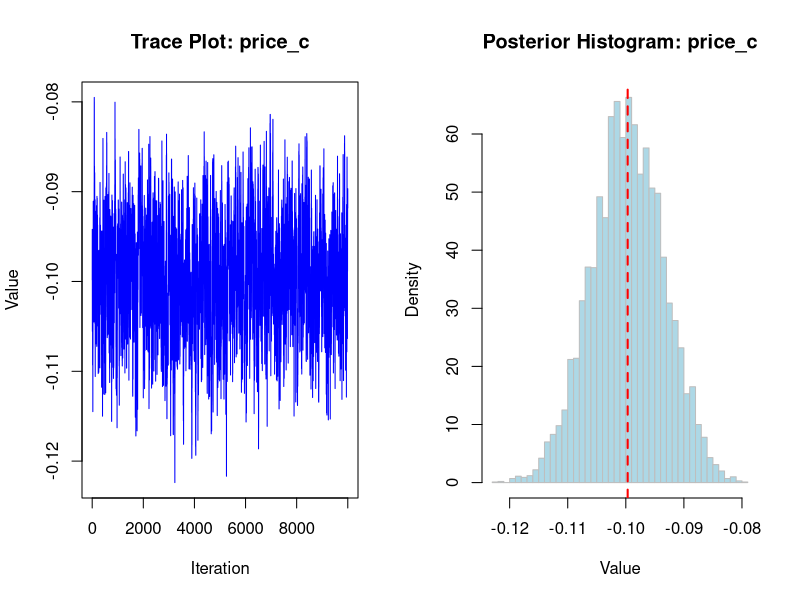

Reproduce this figure in R.
## ---- chunk 1
# set seed for reproducibility
set.seed(123)

# define attributes
brand <- c("N", "P", "H") # Netflix, Prime, Hulu
ad <- c("Yes", "No")
price <- seq(8, 32, by=4)

# generate all possible profiles
profiles <- expand.grid(
    brand = brand,
    ad = ad,
    price = price
)
m <- nrow(profiles)

# assign part-worth utilities (true parameters)
b_util <- c(N = 1.0, P = 0.5, H = 0)
a_util <- c(Yes = -0.8, No = 0.0)
p_util <- function(p) -0.1 * p

# number of respondents, choice tasks, and alternatives per task
n_peeps <- 100
n_tasks <- 10
n_alts <- 3

# function to simulate one respondent’s data
sim_one <- function(id) {
  
    datlist <- list()
    
    # loop over choice tasks
    for (t in 1:n_tasks) {
        
        # randomly sample 3 alts (better practice would be to use a design)
        dat <- cbind(resp=id, task=t, profiles[sample(m, size=n_alts), ])
        
        # compute deterministic portion of utility
        dat$v <- b_util[dat$brand] + a_util[dat$ad] + p_util(dat$price) |> round(10)
        
        # add Gumbel noise (Type I extreme value)
        dat$e <- -log(-log(runif(n_alts)))
        dat$u <- dat$v + dat$e
        
        # identify chosen alternative
        dat$choice <- as.integer(dat$u == max(dat$u))
        
        # store task
        datlist[[t]] <- dat
    }
    
    # combine all tasks for one respondent
    do.call(rbind, datlist)
}

# simulate data for all respondents
conjoint_data <- do.call(rbind, lapply(1:n_peeps, sim_one))

# remove values unobservable to the researcher
conjoint_data <- conjoint_data[ , c("resp", "task", "brand", "ad", "price", "choice")]

# clean up
rm(list=setdiff(ls(), "conjoint_data"))
## ---- chunk 2
# load necessary library
library(dplyr)
## ---- chunk 3
# Step 1: Create dummy variables for brand and ad
conjoint_prep <- conjoint_data %>%
  mutate(
    brand_N = ifelse(brand == "N", 1, 0),
    brand_P = ifelse(brand == "P", 1, 0),
    ad_yes  = ifelse(ad == "Yes", 1, 0)
  )
# Step 2: Create a unique observation ID per alternative
conjoint_prep <- conjoint_prep %>%
  arrange(resp, task) %>%
  mutate(obs_id = row_number())
# Step 3: Optional - center the price (mean = 0)
conjoint_prep <- conjoint_prep %>%
  mutate(price_c = scale(price, center = TRUE, scale = FALSE))
# Step 4: Final selection of columns for MNL model
mnl_data <- conjoint_prep %>%
  select(resp, task, obs_id, choice, brand_N, brand_P, ad_yes, price_c)
# preview the data
head(mnl_data, 10)
## ---- chunk 4
log_likelihood <- function(beta, X, y, task_id) {
  # Compute utility and exponentiate
  utilities <- X %*% beta
  exp_utilities <- exp(utilities)
  
  # Create a data frame to organize by task
  df <- data.frame(
    task_id = task_id,
    exp_util = as.vector(exp_utilities),
    y = y
  )
  
  # Compute choice probabilities by normalizing within tasks
  df <- df %>%
    group_by(task_id) %>%
    mutate(prob = exp_util / sum(exp_util)) %>%
    ungroup()
  
  # Return total log-likelihood (sum of log(prob) for chosen alternatives)
  log_lik <- sum(log(df$prob[df$y == 1]))
  
  return(-log_lik)  # Negative for use with optim()
}
## ---- chunk 5
# Step 1: Prepare inputs
X <- as.matrix(mnl_data[, c("brand_N", "brand_P", "ad_yes", "price_c")])
y <- mnl_data$choice
task_id <- interaction(mnl_data$resp, mnl_data$task)

# Step 2: Log-likelihood function (already defined)
log_likelihood <- function(beta, X, y, task_id) {
  utilities <- X %*% beta
  exp_utilities <- exp(utilities)
  
  df <- data.frame(task_id = task_id,
                   exp_util = as.vector(exp_utilities),
                   y = y)
  
  df <- df %>%
    group_by(task_id) %>%
    mutate(prob = exp_util / sum(exp_util)) %>%
    ungroup()
  
  log_lik <- sum(log(df$prob[df$y == 1]))
  return(-log_lik)  # Negative for minimizer
}

# Step 3: Call optim()
start_vals <- rep(0, ncol(X))
fit <- optim(par = start_vals,
             fn = log_likelihood,
             X = X,
             y = y,
             task_id = task_id,
             hessian = TRUE,
             method = "BFGS")

# Step 4: Extract MLEs and standard errors
beta_hat <- fit$par
hessian <- fit$hessian
var_cov_matrix <- solve(hessian)
se_beta <- sqrt(diag(var_cov_matrix))

# Step 5: Compute 95% Confidence Intervals
z <- qnorm(0.975)
ci_lower <- beta_hat - z * se_beta
ci_upper <- beta_hat + z * se_beta

# Step 6: Build and display summary table
param_names <- colnames(X)
results_table <- data.frame(
  Estimate = beta_hat,
  Std_Error = se_beta,
  CI_Lower = ci_lower,
  CI_Upper = ci_upper,
  row.names = param_names
)

print(round(results_table, 4))

## ---- chunk 6
# Define log prior function
log_prior <- function(beta) {
  # Normal priors: N(0, 5) for binary vars, N(0, 1) for price
  dnorm(beta[1], mean=0, sd=sqrt(5), log=TRUE) +
  dnorm(beta[2], mean=0, sd=sqrt(5), log=TRUE) +
  dnorm(beta[3], mean=0, sd=sqrt(5), log=TRUE) +
  dnorm(beta[4], mean=0, sd=1, log=TRUE)
}

# Define log posterior (log-likelihood + log-prior)
log_posterior <- function(beta, X, y, task_id) {
  -log_likelihood(beta, X, y, task_id) + log_prior(beta)
}

# MCMC settings
n_iter <- 11000
burn_in <- 1000
n_params <- 4

# Initialize storage
samples <- matrix(NA, nrow=n_iter, ncol=n_params)
colnames(samples) <- c("brand_N", "brand_P", "ad_yes", "price_c")
current_beta <- rep(0, n_params)

# Proposal standard deviations
proposal_sd <- c(0.05, 0.05, 0.05, 0.005)

# Current log-posterior
current_log_post <- log_posterior(current_beta, X, y, task_id)

# Metropolis-Hastings loop
set.seed(123)
for (i in 1:n_iter) {
  
  # Propose new beta from N(current, diag(sigma²))
  proposed_beta <- current_beta + rnorm(n_params, mean=0, sd=proposal_sd)
  proposed_log_post <- log_posterior(proposed_beta, X, y, task_id)
  
  # Acceptance probability
  accept_prob <- exp(proposed_log_post - current_log_post)
  if (runif(1) < accept_prob) {
    # Accept move
    current_beta <- proposed_beta
    current_log_post <- proposed_log_post
  }
  
  # Store current sample
  samples[i, ] <- current_beta
}

# Drop burn-in
posterior_samples <- samples[(burn_in + 1):n_iter, ]

# Summarize posterior
posterior_summary <- apply(posterior_samples, 2, function(x) {
  c(Mean = mean(x), SD = sd(x), 
    CI_2.5 = quantile(x, 0.025), 
    CI_97.5 = quantile(x, 0.975))
})

posterior_summary <- t(round(posterior_summary, 4))
print(posterior_summary)

## ---- chunk 7
# Parameter to visualize
param_name <- "price_c"
param_samples <- posterior_samples[, param_name]

# Set up plot layout
par(mfrow = c(1, 2))  # 1 row, 2 columns

# Trace plot
plot(param_samples, type = "l", col = "blue", 
     main = paste("Trace Plot:", param_name),
     xlab = "Iteration", ylab = "Value")

# Posterior histogram
hist(param_samples, breaks = 40, col = "lightblue", border = "gray",
     main = paste("Posterior Histogram:", param_name),
     xlab = "Value", probability = TRUE)

# Add posterior mean line
abline(v = mean(param_samples), col = "red", lwd = 2, lty = 2)

# Reset plot layout
par(mfrow = c(1, 1))

## ---- chunk 8
# Step 1: Summarize Posterior Samples (from MCMC)
posterior_summary <- apply(posterior_samples, 2, function(x) {
  c(
    Posterior_Mean = mean(x),
    Posterior_SD = sd(x),
    Credible_Lower = quantile(x, 0.025),
    Credible_Upper = quantile(x, 0.975)
  )
})
posterior_summary <- t(round(posterior_summary, 4))

# Step 2: Summarize MLE Results (from optim output)
# Assuming you already have `results_table` from previous MLE step
results_table$MLE_CI_Lower <- round(results_table$Estimate - 1.96 * results_table$Std_Error, 4)
results_table$MLE_CI_Upper <- round(results_table$Estimate + 1.96 * results_table$Std_Error, 4)

# Rename for clarity
mle_summary <- results_table %>%
  select(Estimate, Std_Error, MLE_CI_Lower, MLE_CI_Upper) %>%
  rename(
    MLE_Estimate = Estimate,
    MLE_SD = Std_Error
  )

# Step 3: Combine Both Summaries
comparison_table <- cbind(posterior_summary, mle_summary)

# Display Comparison Table
print(round(comparison_table, 4))
